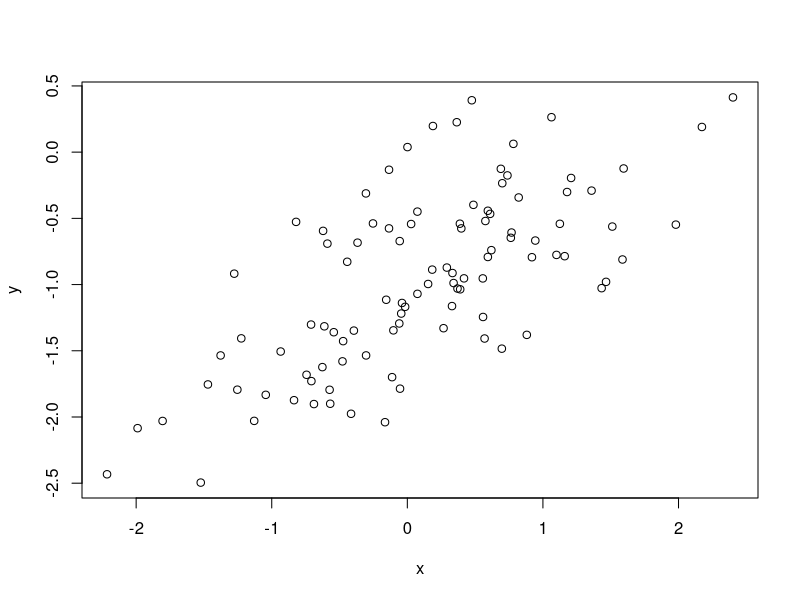
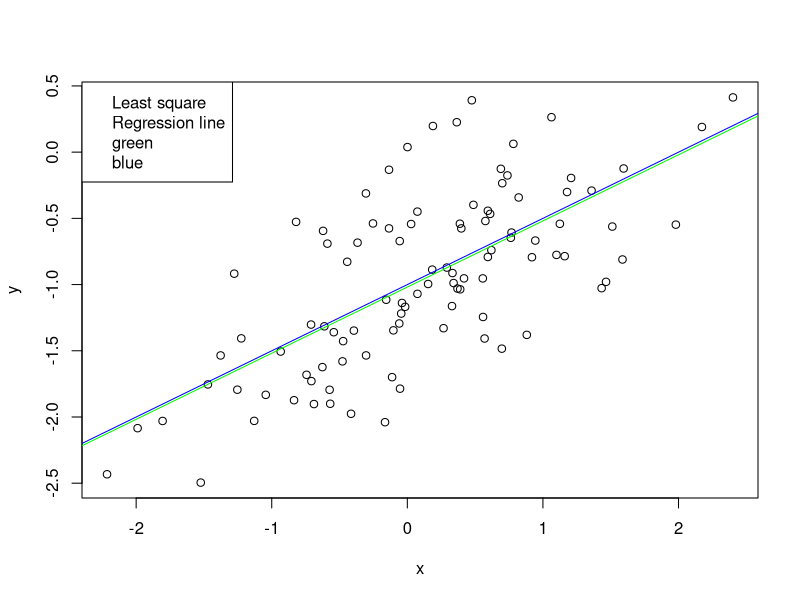
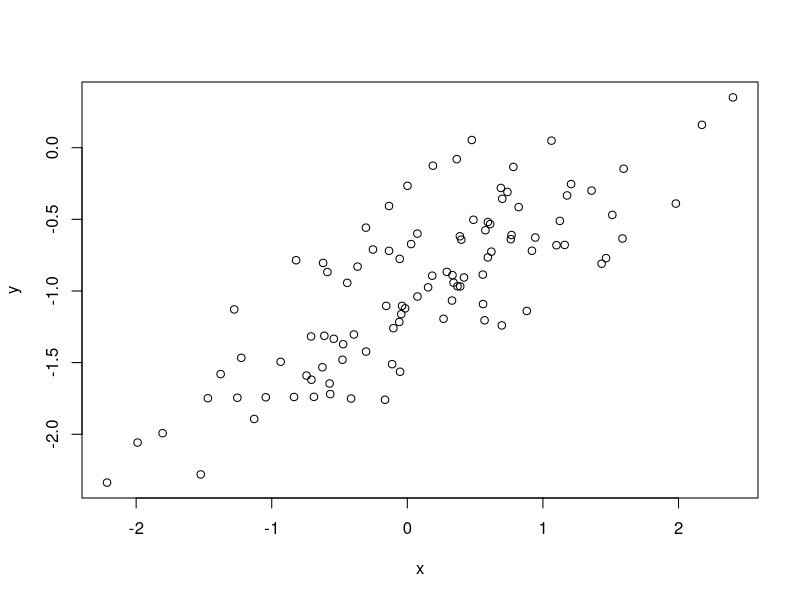
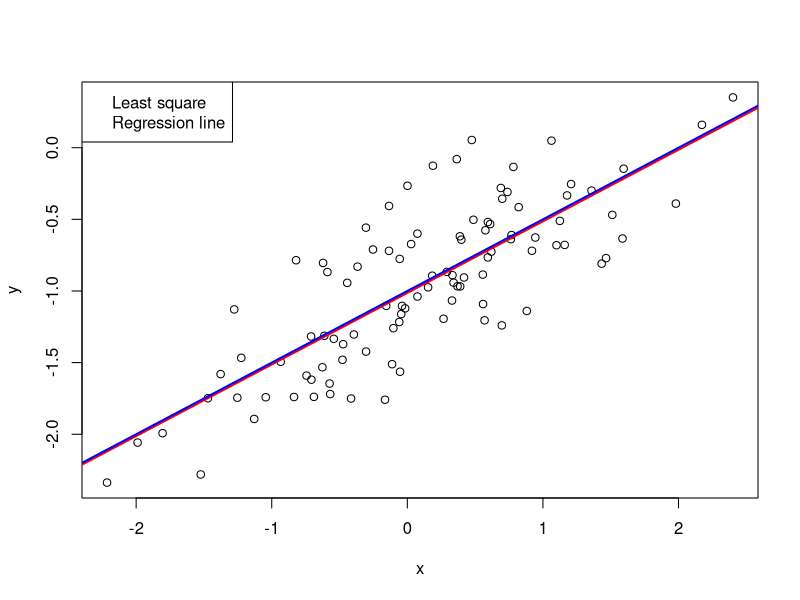
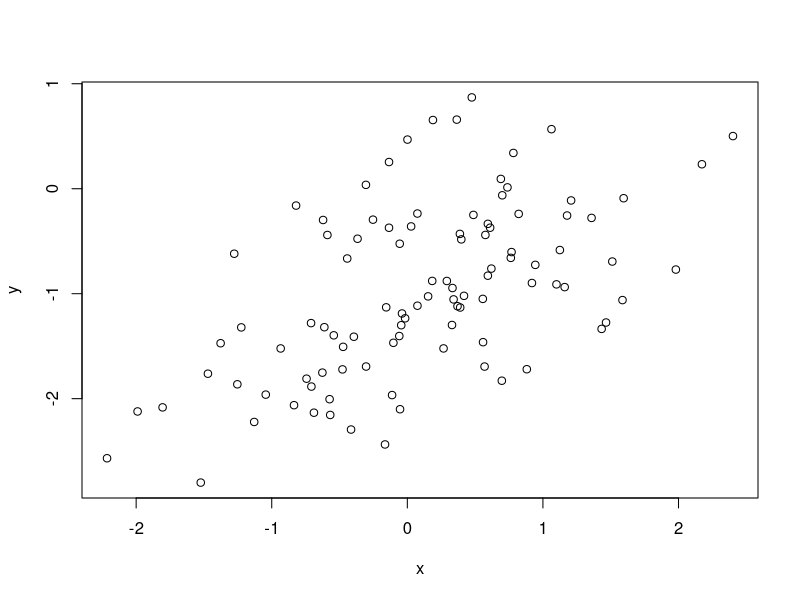
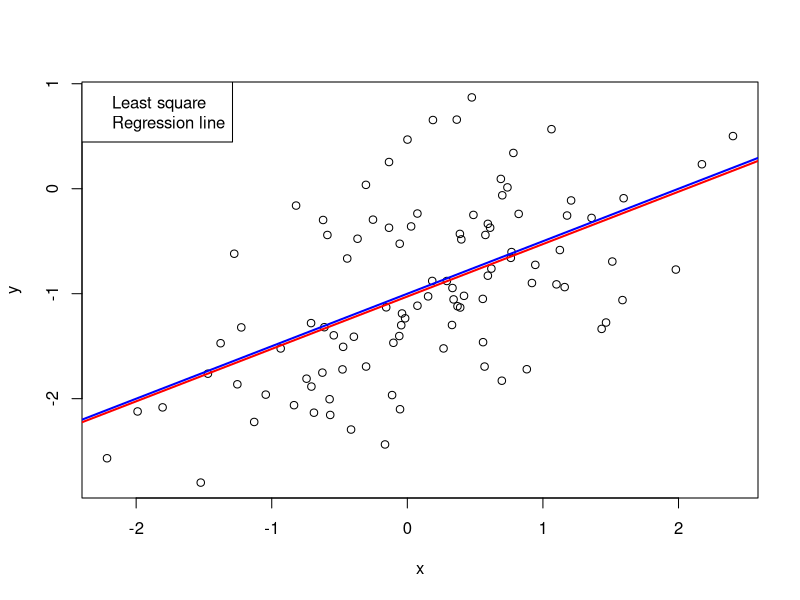

These charts were generated, in order, by the following R code:
## ---- chunk 1
knitr::opts_chunk$set(echo = TRUE)
## ---- chunk 2
set.seed(1)
x<-rnorm(100)
## ---- chunk 3
eps<-rnorm(100, sd= sqrt(0.25))
## ---- chunk 4
y<- -1 + 0.5*x +eps
length(y)
#length of the vector y is 100 and values of ??0 = -1 and ??1 = 0.5
## ---- chunk 5
plot(x,y)
#We can see that there is a linear relationship between x and y with some error by eps.
## ---- chunk 6
lm.fit<- lm(y~x)
summary(lm.fit)
#??0 is -1 and ??1 hat -1.018. Similary ??1 = 1 an ??1 hat is 0.49
# We can see that the F-static value is greater than 1 thus null hypothesis can be rejected. Also R sqaure value is less but would increase with increase in number of predictors. 

## ---- chunk 7
plot(x,y)
abline(lm.fit, col= "green")
abline(-1, 0.5, col="blue")
legend("topleft", c("Least square", "Regression line", col= c("green", "blue")))
## ---- chunk 8
lm.fit_quad<- lm(y~x+I(x^2))
summary(lm.fit_quad)
#We can see that there is a slight increase in R square and decrease in RSE. But the p-value(very high) of the x^2 term say us that there is no relationship between x^2 and y.
## ---- chunk 9
set.seed(1)
x<-rnorm(100)
eps<-rnorm(100, sd= sqrt(0.125))
y<- -1 + 0.5*x +eps
plot(x,y)
fit_new<-lm(y~x)
summary(fit_new)
plot(x,y)
abline(fit_new, col= "red", lwd=2)
abline(-1, 0.5, col="blue", lwd=2)
legend("topleft", c("Least square", "Regression line"), col= c("red", "blue"))
# We can see that with the reduction in variance, the R square is increased and RSE value is decreased and the relationship is linear.

## ---- chunk 10
set.seed(1)
x<-rnorm(100)
eps<-rnorm(100, sd= sqrt(0.5))
y<- -1 + 0.5*x +eps
plot(x,y)
fit_new1<-lm(y~x)
summary(fit_new)
plot(x,y)
abline(fit_new1, col= "red", lwd=2)
abline(-1, 0.5, col="blue", lwd=2)
legend("topleft", c("Least square", "Regression line"), col= c("red", "blue"))
# We can see that with the reduction in variance, the R square is decreased and RSE value is increased. The relationship doesnt seems to be linear and the data points are more scattered.
## ---- chunk 11
confint(lm.fit)
confint(fit_new)
confint(fit_new1)
#Intrvals are centered on approximately 0.5. Lesser the noise there is more predictibility in the data

